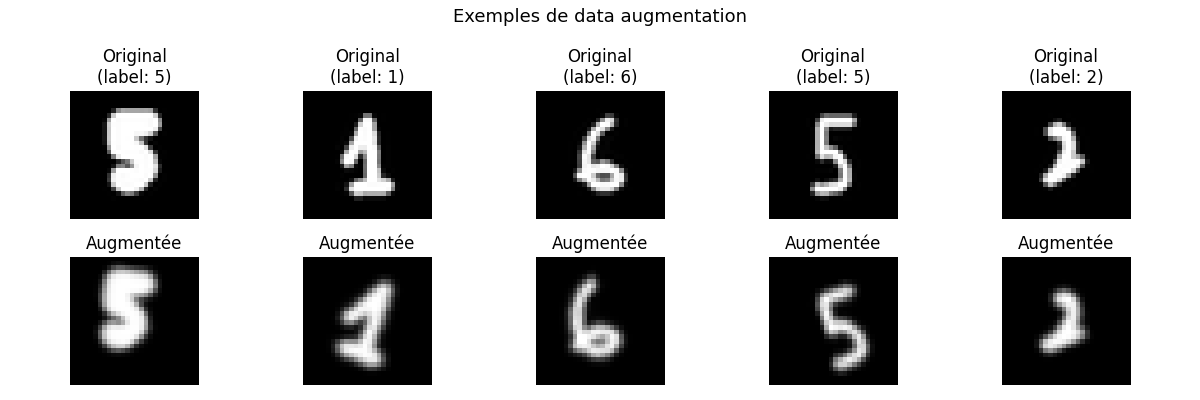
//> input picture utils/exemples_data_augmentation_MLP.png, 1200 x 400 px, given in place of x-raw,format=BGR ! appsink drop=1 sync=0, which was not available
$ ./main   (built with g++ and OpenCV 4)
//> lines starting //> are read from the running program, lines starting //| are printed output that depends on the picture; after the words box and inside, x2 and y2 are one past the last pixel; in counts of white or black regions, pixels touching at a corner belong together; pictures that were not available may be replaced by others from this repository, and a replacement may not be noted
/**
 * Pi 5 Camera Stream - MLP Reconnaissance de chiffres
 * Reçoit flux H264, applique inférence MLP, renvoie vers client
 */

#include <opencv2/opencv.hpp>
#include <iostream>
#include <chrono>
#include <csignal>
#include <atomic>
#include <cmath>
#include <cstdio>
#include <cstdlib>
#include <cstring>

std::atomic<bool> running(true);
void sigHandler(int) { running = false; }

/* ------------------------------------------------------------------ */
/* MLP                                                                  */
/* ------------------------------------------------------------------ */
#define INPUT_SIZE   784
#define HIDDEN_SIZE  128
#define OUTPUT_SIZE  10
#define BINARIZATION_THR 20

typedef struct {
    float w1[INPUT_SIZE][HIDDEN_SIZE];
    float b1[HIDDEN_SIZE];
    float w2[HIDDEN_SIZE][OUTPUT_SIZE];
    float b2[OUTPUT_SIZE];
} MLP;

float relu_f(float x) { return x > 0.0f ? x : 0.0f; }

void softmax_f(float *x, int n) {
    float mv = x[0];
    for (int i = 1; i < n; i++) if (x[i] > mv) mv = x[i];
    float s = 0.0f;
    for (int i = 0; i < n; i++) { x[i] = expf(x[i] - mv); s += x[i]; }
    for (int i = 0; i < n; i++) x[i] /= s;
}

int forward(MLP *mlp, float *input, float *probs_out) {
    float hidden[HIDDEN_SIZE];
    float output[OUTPUT_SIZE];
    for (int j = 0; j < HIDDEN_SIZE; j++) {
        hidden[j] = mlp->b1[j];
        for (int i = 0; i < INPUT_SIZE; i++) hidden[j] += input[i] * mlp->w1[i][j];
        hidden[j] = relu_f(hidden[j]);
    }
    for (int k = 0; k < OUTPUT_SIZE; k++) {
        output[k] = mlp->b2[k];
        for (int j = 0; j < HIDDEN_SIZE; j++) output[k] += hidden[j] * mlp->w2[j][k];
    }
    softmax_f(output, OUTPUT_SIZE);
    if (probs_out) for (int k = 0; k < OUTPUT_SIZE; k++) probs_out[k] = output[k];
    int pred = 0;
    for (int k = 1; k < OUTPUT_SIZE; k++) if (output[k] > output[pred]) pred = k;
    return pred;
}

int load_matrix(const char *fn, float *data, int rows, int cols) {
//> called with fn = "mlp_weights_txt/dense1_weights.txt", rows = 784, cols = 128
    FILE *f = fopen(fn, "r");
    if (!f) { fprintf(stderr, "Erreur : %s\n", fn); return -1; }
    for (int i = 0; i < rows * cols; i++) { if (fscanf(f, "%f", &data[i]) != 1) break; }
    fclose(f); return 0;
}

int load_vector(const char *fn, float *data, int size) {
//> called with fn = "mlp_weights_txt/dense1_biases.txt", size = 128
    FILE *f = fopen(fn, "r");
    if (!f) { fprintf(stderr, "Erreur : %s\n", fn); return -1; }
    for (int i = 0; i < size; i++) { if (fscanf(f, "%f", &data[i]) != 1) break; }
    fclose(f); return 0;
}

int load_mlp(MLP *mlp, const char *weights_dir) {
    char path[256];
    snprintf(path, sizeof(path), "%s/dense1_weights.txt", weights_dir);
    if (load_matrix(path, (float *)mlp->w1, INPUT_SIZE, HIDDEN_SIZE) != 0) return -1;
    snprintf(path, sizeof(path), "%s/dense1_biases.txt", weights_dir);
    if (load_vector(path, mlp->b1, HIDDEN_SIZE) != 0) return -1;
    snprintf(path, sizeof(path), "%s/dense2_weights.txt", weights_dir);
    if (load_matrix(path, (float *)mlp->w2, HIDDEN_SIZE, OUTPUT_SIZE) != 0) return -1;
    snprintf(path, sizeof(path), "%s/dense2_biases.txt", weights_dir);
    if (load_vector(path, mlp->b2, OUTPUT_SIZE) != 0) return -1;
//> further down, frame is the input picture: 400 rows x 1200 cols, CV_8UC3; min 0, max 255, mean 174.8
    printf("Poids MLP charges depuis : %s/\n", weights_dir);
    return 0;
}

/* ------------------------------------------------------------------ */
/* Prétraitement frame -> pixels 28x28 normalisés                      */
/* ------------------------------------------------------------------ */
int preprocess_frame(cv::Mat &frame, float *pixels_out, int thr) {
//> called with thr = 20
    cv::Mat gray, inverted, blurred, binary;

    cv::cvtColor(frame, gray, cv::COLOR_BGR2GRAY);
    cv::bitwise_not(gray, inverted);
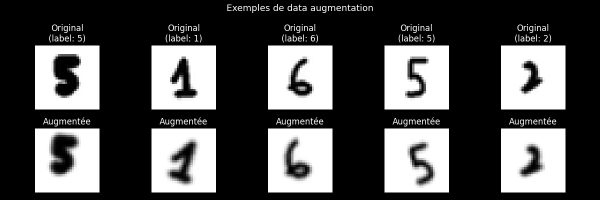
//> inverted: 400 rows x 1200 cols, CV_8UC1 (shown at 1/2 size); min 0, max 255, mean 80.2
    cv::GaussianBlur(inverted, blurred, cv::Size(3, 3), 0.5);
    cv::threshold(blurred, binary, 0, 255, cv::THRESH_BINARY | cv::THRESH_OTSU);
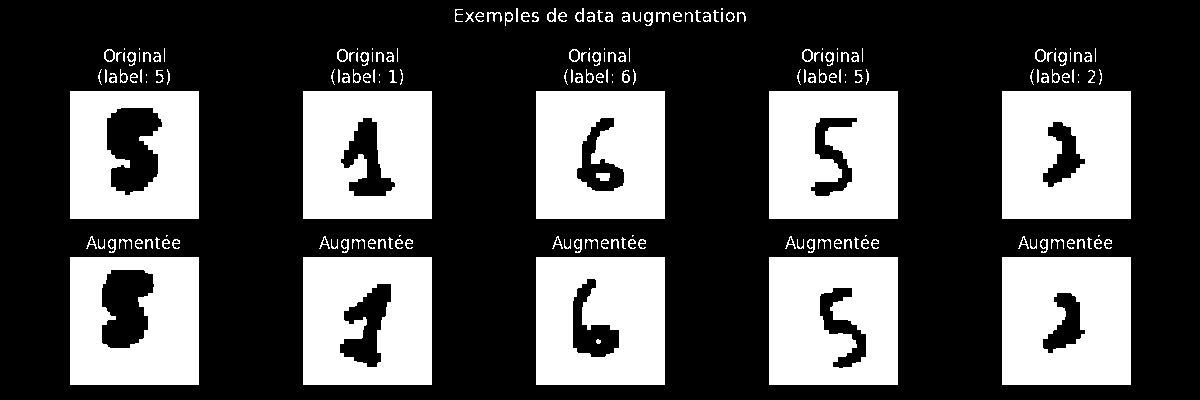
//> binary: 400 rows x 1200 cols, CV_8UC1; 31.5% white; 189 white regions (41 under 20 px)

    std::vector<std::vector<cv::Point>> contours;
    cv::findContours(binary, contours, cv::RETR_EXTERNAL, cv::CHAIN_APPROX_SIMPLE);
//> contours = 187 contours, 94 with area under 20; largest, box (x1, y1, x2, y2) and area: (1002, 257, 1131, 385) 16256, (769, 257, 898, 385) 16256, (536, 257, 665, 385) 16256, (303, 257, 432, 385) 16256, (70, 257, 199, 385) 16256
    if (contours.empty()) return -1;

    int max_idx = 0; double max_area = 0;
    for (int i = 0; i < (int)contours.size(); i++) {
        double area = cv::contourArea(contours[i]);
        if (area > max_area) { max_area = area; max_idx = i; }
    }
//> this loop made 187 passes
//> (area, max_area) on pass 1: (16256, 16256)
//> after the loop, max_area = 16256; max_idx = 0
    if (max_area < 100) return -1;

    cv::Rect bbox = cv::boundingRect(contours[max_idx]);
//> bbox = Rect(1002, 257, 129, 128)
    int pad = 4;
    bbox.x      = std::max(0, bbox.x - pad);
//> bbox = Rect(998, 257, 129, 128)
    bbox.y      = std::max(0, bbox.y - pad);
//> bbox = Rect(998, 253, 129, 128)
    bbox.width  = std::min(binary.cols - bbox.x, bbox.width  + 2 * pad);
//> bbox = Rect(998, 253, 137, 128)
    bbox.height = std::min(binary.rows - bbox.y, bbox.height + 2 * pad);
//> bbox = Rect(998, 253, 137, 136)

    cv::Mat digit = binary(bbox);
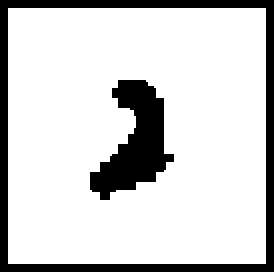
//> digit: 136 rows x 137 cols, CV_8UC1 (shown 2 times larger); 81.8% white; 2 black regions, box (x1, y1, x2, y2) and area: (0, 0, 137, 136) 2120, (45, 40, 87, 100) 1263
    int side = std::max(digit.rows, digit.cols);
    cv::Mat squared = cv::Mat::zeros(side, side, CV_8U);
    digit.copyTo(squared(cv::Rect((side - digit.cols) / 2,
                                  (side - digit.rows) / 2,
                                  digit.cols, digit.rows)));
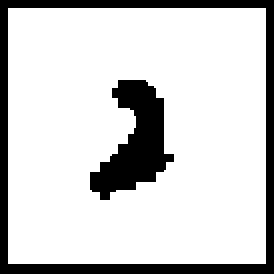
//> squared: 137 rows x 137 cols, CV_8UC1 (shown 2 times larger); 81.2% white; 2 black regions, box (x1, y1, x2, y2) and area: (0, 0, 137, 137) 2257, (45, 40, 87, 100) 1263

    cv::Mat resized20, final28;
    cv::resize(squared, resized20, cv::Size(20, 20), 0, 0, cv::INTER_LANCZOS4);
    final28 = cv::Mat::zeros(28, 28, CV_8U);
    resized20.copyTo(final28(cv::Rect(4, 4, 20, 20)));
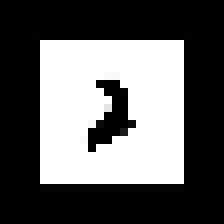
//> final28: 28 rows x 28 cols, CV_8UC1 (shown 8 times larger); min 0, max 255, mean 96.7

    for (int r = 0; r < 28; r++)
        for (int c = 0; c < 28; c++)
            pixels_out[r * 28 + c] = final28.at<uchar>(r, c) / 255.0f;

    return 0;
}

/* ------------------------------------------------------------------ */
/* Main                                                                 */
/* ------------------------------------------------------------------ */
int main(int argc, char** argv) {
    signal(SIGINT, sigHandler);
    signal(SIGTERM, sigHandler);

    int inPort  = argc > 1 ? std::stoi(argv[1]) : 5000;
    int outPort = argc > 2 ? std::stoi(argv[2]) : 8554;
    int w       = argc > 3 ? std::stoi(argv[3]) : 1280;
    int h       = argc > 4 ? std::stoi(argv[4]) : 720;
    const char *weights_dir = argc > 5 ? argv[5] : "mlp_weights_txt";

    std::cout << "=== Pi5 Camera + MLP ===" << std::endl;
    std::cout << "In:" << inPort << " Out:" << outPort
              << " " << w << "x" << h
              << " Weights:" << weights_dir << std::endl;

    /* Charger le MLP */
    MLP *mlp = (MLP *)malloc(sizeof(MLP));
    if (!mlp) { fprintf(stderr, "Erreur malloc\n"); return 1; }
    if (load_mlp(mlp, weights_dir) != 0) { free(mlp); return 1; }

    /* Pipelines GStreamer (identiques à l'original) */
    std::string capPipe =
        "tcpclientsrc host=127.0.0.1 port=" + std::to_string(inPort) + " ! "
        "h264parse ! avdec_h264 ! videoconvert ! video/x-raw,format=BGR ! "
        "appsink drop=1 sync=0";

    std::string outPipe =
        "appsrc ! videoconvert ! video/x-raw,format=I420 ! "
        "x264enc tune=zerolatency speed-preset=ultrafast bitrate=4000 key-int-max=15 ! "
        "video/x-h264,profile=baseline ! h264parse config-interval=1 ! "
        "mpegtsmux ! tcpserversink host=0.0.0.0 port=" + std::to_string(outPort);

    cv::VideoCapture cap(capPipe, cv::CAP_GSTREAMER);
    if (!cap.isOpened()) { std::cerr << "Erreur: input" << std::endl; free(mlp); return 1; }

    cv::VideoWriter writer(outPipe, cv::CAP_GSTREAMER, 0, 60, cv::Size(w, h), true);
    if (!writer.isOpened()) { std::cerr << "Erreur: output" << std::endl; free(mlp); return 1; }

    cv::Mat frame;
    int count = 0;
    int prediction = -1;
    float probs[OUTPUT_SIZE] = {0};
    double infer_ms = 0.0;
    double fps = 0.0;
    int thr = BINARIZATION_THR;

    std::chrono::steady_clock::time_point t0 = std::chrono::steady_clock::now();

    while (running && cap.read(frame)) {
        if (frame.empty()) continue;

        /* === TRAITEMENT OPENCV + MLP === */
        float pixels[INPUT_SIZE];
        auto ti0 = std::chrono::steady_clock::now();
        int ret = preprocess_frame(frame, pixels, thr);
//> pixels = 784 values, max 1 at index 145, min 0 at index 0, mean 0.379; ret = 0
        if (ret == 0)
            prediction = forward(mlp, pixels, probs);
//> after the loop in forward, `for (int j = 0; j < HIDDEN_SIZE; j++)`: hidden = 128 values, max 5.45 at index 49, min 0 at index 1, mean 0.292
//> after the loop in forward, `for (int k = 0; k < OUTPUT_SIZE; k++)`: output = [5.26, -11.3, 0.279, -0.716, -9.68, 1.01, 0.973, -3.96, 1.8, 1.6]
//> in softmax_f, `float mv = x[0];`: mv = 5.26
//> the loop in softmax_f, `for (int i = 0; i < n; i++) { x[i] = expf(x[i] - mv); s += x[i]; }` made 10 passes
//> s on passes 1 to 8: 1, 1, 1.01, 1.01, 1.01, 1.02, 1.04, 1.04
//> after the loop in softmax_f, `for (int i = 0; i < n; i++) { x[i] = expf(x[i] - mv); s += x[i]; }`: s = 1.09
//> in forward, `softmax_f(output, OUTPUT_SIZE);`: output = [0.913, 5.88e-08, 0.00628, 0.00232, 2.97e-07, 0.013, 0.0126, 9.04e-05, 0.0288, 0.0236]
//> after the loop in forward, `for (int k = 1; k < OUTPUT_SIZE; k++) if (output[k] > output[pred]) pr..`: pred = 0
//> prediction = 0; probs has the same summary as output in forward
        auto ti1 = std::chrono::steady_clock::now();
        infer_ms = std::chrono::duration<double, std::milli>(ti1 - ti0).count();

        /* Affichage sur la frame */
        cv::rectangle(frame, cv::Point(0, 0), cv::Point(500, 80),
                      cv::Scalar(0, 0, 0), cv::FILLED);

        char txt_pred[64];
        if (prediction >= 0)
            snprintf(txt_pred, sizeof(txt_pred), "Chiffre: %d  (%.0f%%)",
                     prediction, probs[prediction] * 100);
//> txt_pred = "Chiffre: 0  (91%)"
        else
            snprintf(txt_pred, sizeof(txt_pred), "Aucun chiffre detecte");

        cv::putText(frame, txt_pred, cv::Point(10, 35),
                    cv::FONT_HERSHEY_SIMPLEX, 1.0,
                    (prediction >= 0) ? cv::Scalar(0, 255, 0) : cv::Scalar(0, 100, 255), 2);
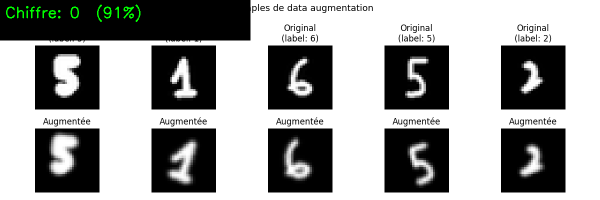
//> frame: 400 rows x 1200 cols, CV_8UC3 (shown at 1/2 size); mean B, G, R 153.8, 154.7, 153.8

        char txt_info[64];
        snprintf(txt_info, sizeof(txt_info), "FPS: %.0f | Inference: %.2f ms | Seuil: %d", fps, infer_ms, thr);
        cv::putText(frame, txt_info, cv::Point(10, 65),
                    cv::FONT_HERSHEY_SIMPLEX, 0.55, cv::Scalar(200, 200, 200), 1);

        writer.write(frame);
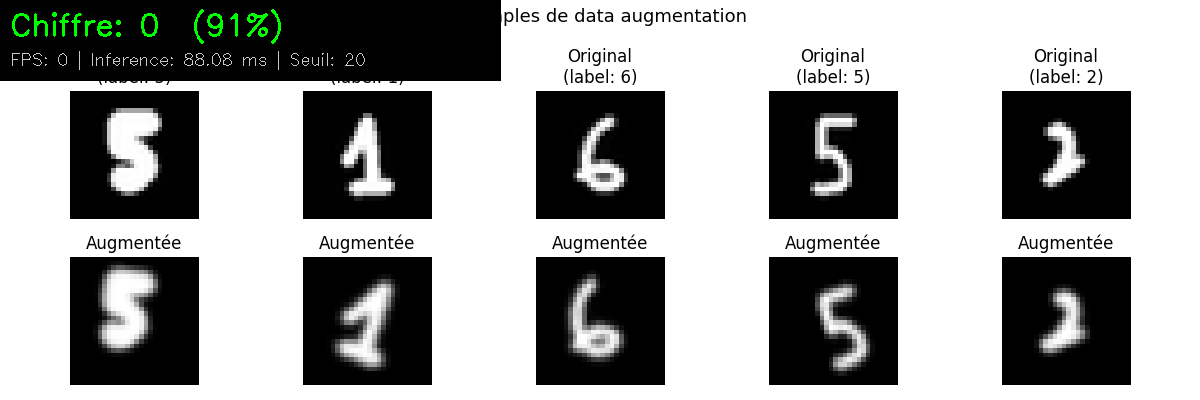
//> frame written to the video: 400 rows x 1200 cols, CV_8UC3; mean B, G, R 154.1, 155, 154.1
        count++;

        /* Log FPS toutes les secondes */
        auto now = std::chrono::steady_clock::now();
        std::chrono::duration<double> dt = now - t0;
        if (dt.count() >= 1.0) {
            fps = count / dt.count();
            std::cout << "FPS: " << static_cast<int>(fps)
                      << " | Inference: " << infer_ms << " ms"
                      << " | Prediction: " << prediction << std::endl;
            count = 0;
            t0 = now;
        }
    }

    free(mlp);
    return 0;
}

$ run again, on utils/confusion_matrix_MLP.png
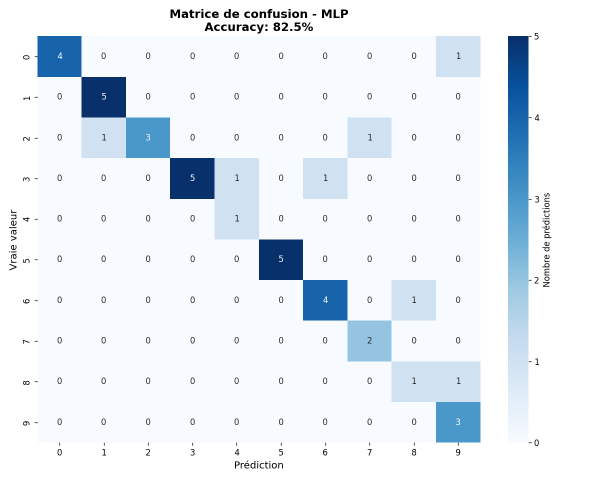
//> input picture utils/confusion_matrix_MLP.png, 1200 x 960 px, given in place of x-raw,format=BGR ! appsink drop=1 sync=0, which was not available (shown at 1/2 size)
//> frame is the input picture: 960 rows x 1200 cols, CV_8UC3; mean B, G, R 245.9, 238.9, 231.5
//> in preprocess_frame, `cv::threshold(blurred, binary, 0, 255, cv::THRESH_BINARY | cv::THRESH_..`:
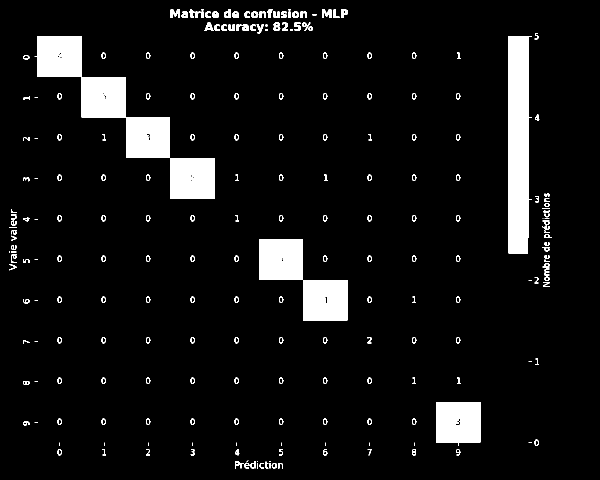
//> binary: 960 rows x 1200 cols, CV_8UC1 (shown at 1/2 size); 7% white; 232 white regions (33 under 20 px)
//> contours = 232 contours, 48 with area under 20; largest, box (x1, y1, x2, y2) and area: (69, 72, 429, 398) 28176, (1016, 72, 1064, 507) 17302, (518, 479, 695, 641) 14000, (872, 804, 961, 892) 7041, (341, 19, 360, 36) 174
//> the loop in preprocess_frame, `for (int i = 0; i < (int)contours.size(); i++)` made 232 passes
//> (area, max_area) on passes 1, 2, 12, 46, 111, 189, 190: (38, 38), (79, 79), (88, 88), (7041, 7041), (14000, 14000), (17301.5, 17301.5), (28176, 28176)
//> after the loop in preprocess_frame, `for (int i = 0; i < (int)contours.size(); i++)`: max_area = 28176; max_idx = 189
//> in preprocess_frame, `cv::Rect bbox = cv::boundingRect(contours[max_idx]);`: bbox = Rect(69, 72, 360, 326)
//> in preprocess_frame, `bbox.x      = std::max(0, bbox.x - pad);`: bbox = Rect(65, 72, 360, 326)
//> in preprocess_frame, `bbox.y      = std::max(0, bbox.y - pad);`: bbox = Rect(65, 68, 360, 326)
//> in preprocess_frame, `bbox.width  = std::min(binary.cols - bbox.x, bbox.width  + 2 * pad);`: bbox = Rect(65, 68, 368, 326)
//> in preprocess_frame, `bbox.height = std::min(binary.rows - bbox.y, bbox.height + 2 * pad);`: bbox = Rect(65, 68, 368, 334)
//> digit: 334 rows x 368 cols, CV_8UC1; 23.9% white; 16 white regions (3 under 20 px), largest, box (x1, y1, x2, y2) and area: (4, 4, 364, 330) 28695, (138, 37, 147, 50) 54, (227, 37, 236, 50) 54
//> squared: 368 rows x 368 cols, CV_8UC1; 21.7% white; 16 white regions (3 under 20 px), largest, box (x1, y1, x2, y2) and area: (4, 21, 364, 347) 28695, (138, 54, 147, 67) 54, (227, 54, 236, 67) 54
//> pixels = 784 values, max 1 at index 145, min 0 at index 0, mean 0.109; ret = 0
//> after the loop in forward, `for (int j = 0; j < HIDDEN_SIZE; j++)`: hidden = 128 values, max 4.22 at index 102, min 0 at index 1, mean 0.34
//> after the loop in forward, `for (int k = 0; k < OUTPUT_SIZE; k++)`: output = [-12.32, 3.76, -0.0998, -0.526, -1.71, -5, -6.72, -2.72, 0.749, -3.11]
//> in softmax_f, `float mv = x[0];`: mv = -12.32
//> the loop in softmax_f, `for (int i = 1; i < n; i++) if (x[i] > mv) mv = x[i];` made 9 passes
//> mv on pass 1: 3.76
//> after the loop in softmax_f, `for (int i = 1; i < n; i++) if (x[i] > mv) mv = x[i];`: mv = 3.76
//> the loop in softmax_f, `for (int i = 0; i < n; i++) { x[i] = expf(x[i] - mv); s += x[i]; }` made 10 passes
//> s on passes 1 to 8: 1.04e-07, 1, 1.02, 1.03, 1.04, 1.04, 1.04, 1.04
//> after the loop in softmax_f, `for (int i = 0; i < n; i++) { x[i] = expf(x[i] - mv); s += x[i]; }`: s = 1.09
//> in forward, `softmax_f(output, OUTPUT_SIZE);`: output = [9.54e-08, 0.917, 0.0193, 0.0126, 0.00386, 0.000143, 2.57e-05, 0.00141, 0.045, 0.000954]
//> after the loop in forward, `for (int k = 1; k < OUTPUT_SIZE; k++) if (output[k] > output[pred]) pr..`: pred = 1
//> probs has the same summary as output in forward
//> txt_pred = "Chiffre: 1  (92%)"
//> `cv::putText(frame, txt_pred, cv::Point(10, 35), cv::FONT_HERSHEY_SIMPL..`:
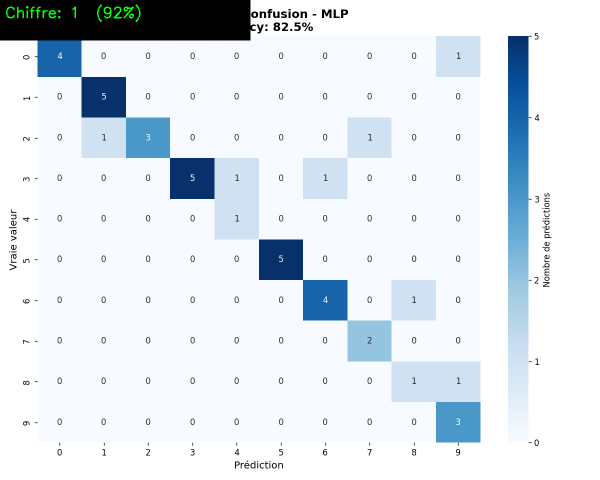
//> frame: 960 rows x 1200 cols, CV_8UC3 (shown at 1/2 size); mean B, G, R 237.4, 230.8, 223.1
